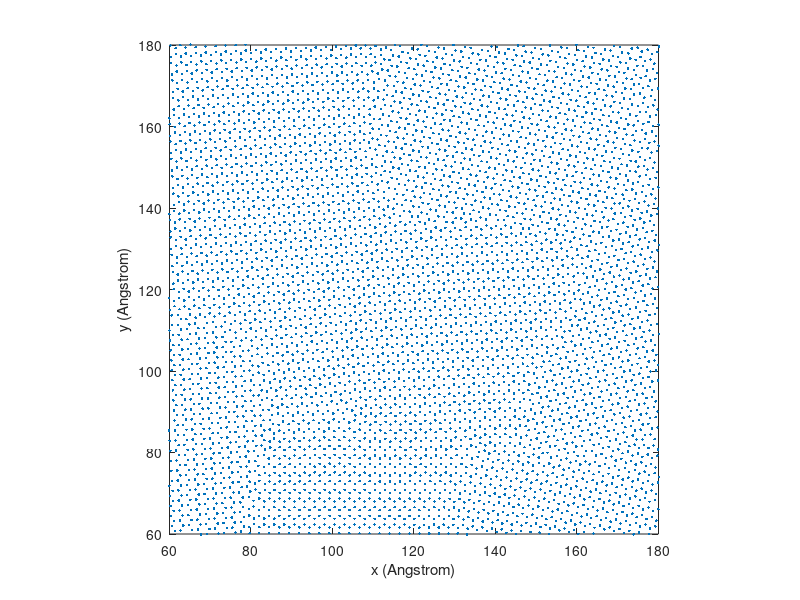

This chart was generated by the following MATLAB code:
clear;close all;
load xy.txt;
figure;
plot(xy(:,1),xy(:,2),'.');
axis equal;
xlim([60,180]);
ylim([60,180]);
xlabel('x (Angstrom)');
ylabel('y (Angstrom)');
